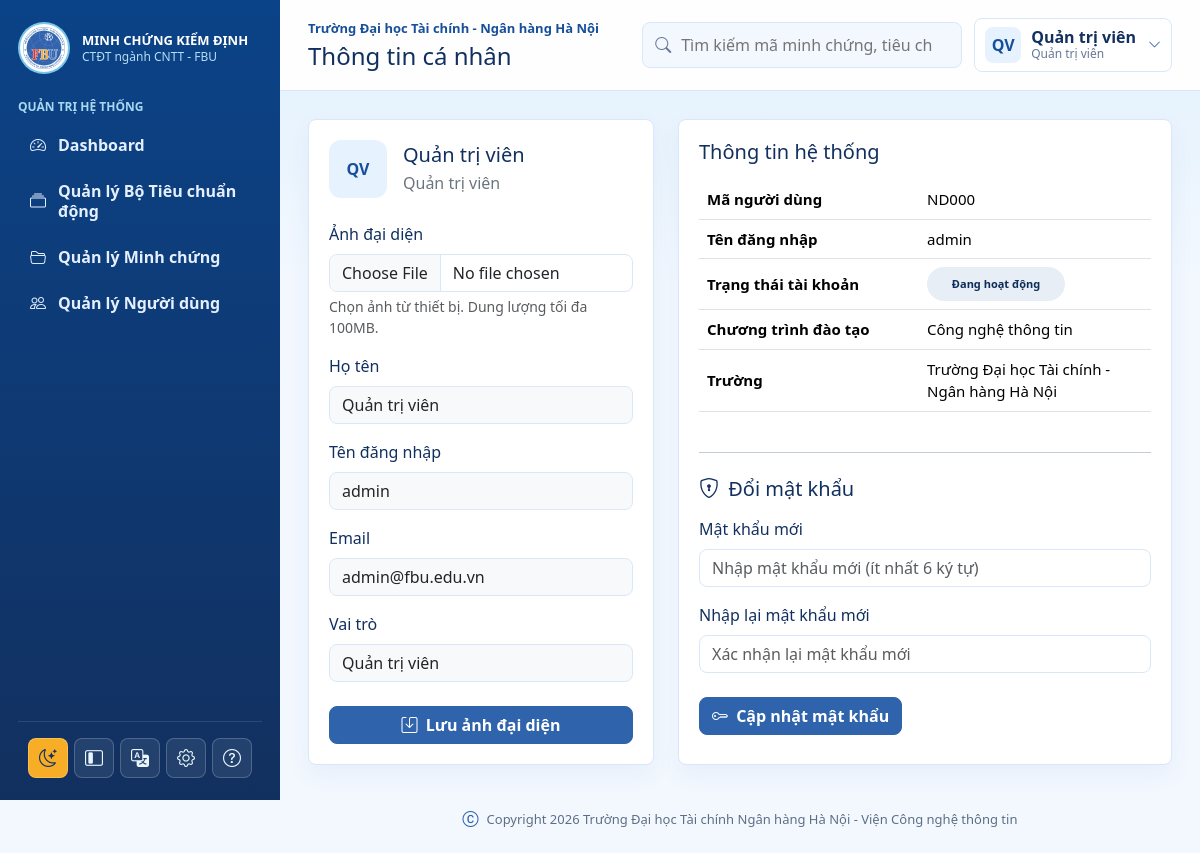
The app's page /user/profile.php (signed in) with its own data.
### tables this page shows
CREATE TABLE NguoiDung (
    MaNguoiDung VARCHAR(50) NOT NULL PRIMARY KEY,
    HoTen VARCHAR(150) NOT NULL,
    Email VARCHAR(150) NOT NULL UNIQUE,
    SoDienThoai VARCHAR(30) NULL,
    TenDangNhap VARCHAR(80) NOT NULL UNIQUE,
    MatKhau VARCHAR(255) NOT NULL,
    VaiTro ENUM('admin', 'user') NOT NULL DEFAULT 'user',
    TrangThai TINYINT(1) NOT NULL DEFAULT 1,
    DuongDanAnhDaiDien VARCHAR(500) NULL,
    DangNhapCuoi DATETIME NULL,
    NgayTao TIMESTAMP DEFAULT CURRENT_TIMESTAMP
);

### includes/data.php (called while the page is built, shortened)
<?php
$trainingProgram = [
    'name'   => 'Công nghệ thông tin',
    'code'   => '7480201',
    'degree' => 'Cử nhân',
    'school' => 'Trường Đại học Tài chính - Ngân hàng Hà Nội',
    'cycle'  => '2026-2031',
];
if (!function_exists('vn_user_status')) {
    function vn_user_status(int $status): string
    {
        return $status === 1 ? 'Đang hoạt động' : 'Ngưng áp dụng';
    }
}

### user/profile.php (the view, shortened to what this page needs)
<?php
require_once __DIR__ . '/../includes/helpers.php';
$avatarMaxMb = 100;
require_once __DIR__ . '/../includes/data.php';
$stmt = $pdo->prepare("
    SELECT u.*,
           u.TenDangNhap AS username,
           u.TrangThai AS status,
           u.HoTen AS full_name,
           u.DuongDanAnhDaiDien AS avatar_path,
           u.VaiTro AS role_code
    FROM NguoiDung u
    WHERE u.MaNguoiDung = :id
    LIMIT 1
");
$stmt->execute(['id' => $userId]);
$profile = $stmt->fetch();
$roleName = ($profile['role_code'] ?? 'user') === 'admin' ? 'Quản trị viên' : 'Người dùng';
include __DIR__ . '/../includes/header.php';
?>
<div class="row g-4 profile-layout">
    <div class="col-xl-5">
        <div class="panel h-100">
            <div class="d-flex align-items-center gap-3 mb-4">
                <?= avatar_html($profile['avatar_path'] ?? null, $profile['full_name'], 'avatar profile-avatar') ?>
                <div>
                    <h2 class="h5 mb-1"><?= htmlspecialchars($profile['full_name']) ?></h2>
                    <p class="text-secondary mb-0"><?= htmlspecialchars($roleName) ?></p>
                </div>
            </div>
            <form method="post" enctype="multipart/form-data">
                <div class="mb-3">
                    <label class="form-label">Ảnh đại diện</label>
                    <input class="form-control" name="avatar_file" type="file" accept=".jpg,.jpeg,.png,.webp,.gif">
                    <div class="form-text">Chọn ảnh từ thiết bị. Dung lượng tối đa <?= $avatarMaxMb ?>MB.</div>
                </div>
                <div class="mb-3">
                    <label class="form-label">Họ tên</label>
                    <input class="form-control bg-light" value="<?= htmlspecialchars($profile['full_name']) ?>" readonly title="Chỉ Quản trị viên mới có quyền đổi họ tên">
                </div>
                <div class="mb-3">
                    <label class="form-label">Tên đăng nhập</label>
                    <input class="form-control bg-light" value="<?= htmlspecialchars($profile['username']) ?>" readonly title="Không thể thay đổi tên đăng nhập">
                </div>
                <div class="mb-3">
                    <label class="form-label">Email</label>
                    <input class="form-control bg-light" value="<?= htmlspecialchars($profile['Email'] ?? '') ?>" readonly title="Chỉ Quản trị viên mới có quyền đổi email">
                </div>
                <div class="mb-4">
                    <label class="form-label">Vai trò</label>
                    <input class="form-control bg-light" value="<?= htmlspecialchars($roleName) ?>" readonly>
                </div>
                <button class="btn btn-primary w-100" type="submit">
                    <i class="bi bi-save me-1"></i> Lưu ảnh đại diện
                </button>
            </form>
        </div>
    </div>
    <div class="col-xl-7">
        <div class="panel h-100">
            <h2 class="h5 mb-3">Thông tin hệ thống</h2>
            <div class="profile-info-table">
                <table class="table">
                    <tbody>
                    <tr>
                        <th style="width: 220px;">Mã người dùng</th>
                        <td>ND<?= str_pad((int)($profile['MaNguoiDung'] ?? 0), 3, '0', STR_PAD_LEFT) ?></td>
                    </tr>
                    <tr>
                        <th>Tên đăng nhập</th>
                        <td><?= htmlspecialchars($profile['username']) ?></td>
                    </tr>
                    <tr>
                        <th>Trạng thái tài khoản</th>
                        <td><?= readonly_status_select(vn_user_status($profile['status'])) ?></td>
                    </tr>
                    <tr>
                        <th>Chương trình đào tạo</th>
                        <td><?= htmlspecialchars($trainingProgram['name']) ?></td>
                    </tr>
                    <tr>
                        <th>Trường</th>
                        <td><?= htmlspecialchars($trainingProgram['school']) ?></td>
                    </tr>
                    </tbody>
                </table>
            </div>
            <hr class="my-4">
            <h2 class="h5 mb-3"><i class="bi bi-shield-lock me-1"></i> Đổi mật khẩu</h2>
            <form method="post">
                <div class="mb-3">
                    <label class="form-label">Mật khẩu mới</label>
                    <input class="form-control" type="password" name="new_password" placeholder="Nhập mật khẩu mới (ít nhất 6 ký tự)" required>
                </div>
                <div class="mb-4">
                    <label class="form-label">Nhập lại mật khẩu mới</label>
                    <input class="form-control" type="password" name="confirm_password" placeholder="Xác nhận lại mật khẩu mới" required>
                </div>
                <button class="btn btn-primary" type="submit">
                    <i class="bi bi-key me-1"></i> Cập nhật mật khẩu
                </button>
            </form>
        </div>
    </div>
</div>
<?php include __DIR__ . '/../includes/footer.php'; ?>

### includes/helpers.php (shortened to what this page needs)
<?php
function status_value_from_label(string $status): string
{
    $map = [
        'Đã duyệt' => 'approved',
        'Chờ rà soát' => 'reviewing',
        'Cần bổ sung' => 'need_update',
        'Đủ minh chứng' => 'complete',
        'Thiếu minh chứng' => 'missing',
        'Hoạt động' => 'active',
        'Tạm khóa' => 'locked',
        'Đang áp dụng' => 'active_set',
        'Ngưng áp dụng' => 'inactive_set',
        'Đã duyệt' => 'approved',
        'Chờ rà soát' => 'reviewing',
        'Cần bổ sung' => 'need_update',
        'Đủ minh chứng' => 'complete',
        'Thiếu minh chứng' => 'missing',
        'Hoạt động' => 'active',
        'Tạm khóa' => 'locked',
        'Đang áp dụng' => 'active_set',
        'Ngưng áp dụng' => 'inactive_set',
    ];
    return $map[$status] ?? strtolower(preg_replace('/[^a-z0-9_]+/i', '_', $status));
}
function status_select_tone(string $value): string
{
    switch ($value) {
        default:
            return 'secondary';
    }
}
function readonly_status_select(string $status): string
{
    $value = status_value_from_label($status);
    $tone = status_select_tone($value);
    $safeValueClass = preg_replace('/[^a-z0-9_\-]+/i', '_', $value);
    $label = htmlspecialchars($status, ENT_QUOTES, 'UTF-8');
    return '<span class="status-select status-select-readonly status-select-' . htmlspecialchars($tone, ENT_QUOTES, 'UTF-8') . ' status-select-' . htmlspecialchars($safeValueClass, ENT_QUOTES, 'UTF-8') . '" aria-label="Trạng thái"><span>' . $label . '</span></span>';
}
function user_initials(string $name): string
{
    $name = trim($name);
    $parts = preg_split('/\s+/u', $name);
    $first = mb_substr($parts[0] ?? 'U', 0, 1, 'UTF-8');
    $last = mb_substr($parts[count($parts) - 1] ?? $first, 0, 1, 'UTF-8');
    return mb_strtoupper($first . $last, 'UTF-8');
}
function avatar_html(?string $avatarPath, ?string $name = 'User', string $class = 'avatar'): string
{
    $name = (string)($name ?: 'User');
    return '<span class="' . htmlspecialchars($class, ENT_QUOTES, 'UTF-8') . '">' . htmlspecialchars(user_initials($name), ENT_QUOTES, 'UTF-8') . '</span>';
}
?>

### assets/css/app.css (style rules this page uses)
:root { --ink: #12305f; --muted: #667896; --line: #d9e7f8; --surface: #ffffff; --soft: #f3f8ff; --brand: #2f64ad; --brand-dark: #174f9a; --brand-deep: #0b4388; --brand-light: #58b7e6; --accent: #f8ad26; --accent-red: #ed2a21; --danger: #c9221c; }
* { box-sizing: border-box; }
body { margin: 0; min-height: 100vh; background: linear-gradient(180deg, rgba(88, 183, 230, 0.12), rgba(243, 248, 255, 0.72) 280px), var(--soft); color: var(--ink); font-family: "Segoe UI", Arial, sans-serif; transition: background-color 0.2s ease, color 0.2s ease; }
.avatar { width: 36px; height: 36px; border-radius: 8px; background: #e7f2ff; color: var(--brand-dark); display: grid; place-items: center; font-weight: 800; overflow: hidden; flex: 0 0 auto; }
.profile-avatar { width: 58px; height: 58px; border-radius: 12px; }
.panel { background: var(--surface); border: 1px solid var(--line); box-shadow: 0 10px 24px rgba(23, 79, 154, 0.06); border-radius: 8px; padding: 20px; }
html[data-table-size="medium"] .table { font-size: 15px; }
.table { vertical-align: middle; }
.btn { border-radius: 8px; font-weight: 700; white-space: nowrap; }
.btn-primary { --bs-btn-bg: var(--brand); --bs-btn-border-color: var(--brand); --bs-btn-hover-bg: var(--brand-dark); --bs-btn-hover-border-color: var(--brand-dark); }
.form-control, .form-select { border-radius: 8px; border-color: var(--line); }
.status-select { width: 138px; min-height: 34px; border-radius: 999px; border-width: 0; padding: 6px 30px 6px 12px; font-size: 11px; font-weight: 800; cursor: pointer; box-shadow: none; text-align: left; white-space: nowrap; background-repeat: no-repeat; background-position: right 0.75rem center; background-size: 12px 12px; }
.status-select-secondary { background-color: #e8eef6; color: #0b2d57; }
.status-select-readonly { display: inline-flex; align-items: center; justify-content: center; gap: 0; padding-right: 12px; pointer-events: none; cursor: default; line-height: 1.2; }
.status-select-readonly span { min-width: 0; overflow: hidden; text-overflow: ellipsis; white-space: nowrap; }
.status-select, .status-dropdown, .status-dropdown-toggle.status-select { width: 138px; }
.status-select, .status-dropdown-toggle.status-select, .status-dropdown-option { font-size: 11px; white-space: nowrap; }
.status-select, .priority-row .status-select { min-width: 138px; max-width: 138px; }
.profile-info-table { overflow-x: auto; -webkit-overflow-scrolling: touch; }

### records on screen
nguoidung: HoTen "QV", HoTen "Quản trị viên", VaiTro "Quản trị viên", TenDangNhap "admin", Email "admin@fbu.edu.vn", MaNguoiDung "000"

### other values on screen
$trainingProgram['school'] "Trường Đại học Tài chính - Ngân hàng Hà Nội"
$heading "Thông tin cá nhân"
user_initials($name) "QV"
$currentUser['name'] "Quản trị viên"
$roles[$currentUser['role']] "Quản trị viên"
$avatarMaxMb "100"
$label "Đang hoạt động"
$trainingProgram['name'] "Công nghệ thông tin"
